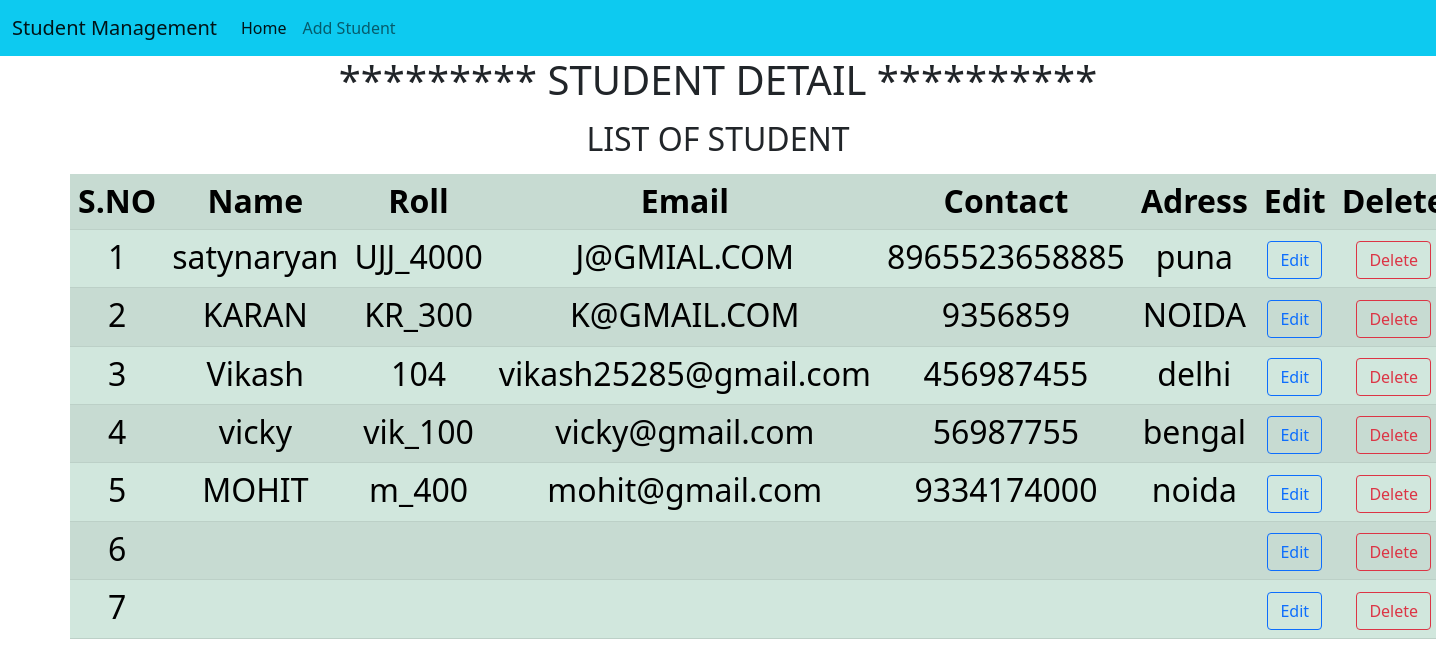
The page / on the database its author committed.
### std/models.py (models this page shows, shortened)
class Student(models.Model):
     m_roll=models.CharField(max_length=150,null=False)
     m_name=models.CharField(max_length=150)
     m_email=models.CharField(max_length=150)
     m_adress=models.CharField(max_length=150)
     m_phone=models.CharField(max_length=150)

### std/views.py (the view)
# urls.py: 2. Add a URL to urlpatterns:  path('', views.home, name='home')
def home(request):
    h_obj=Student.objects.all()
    return render(request,'index.html',{'h_obj1':h_obj})

### std/Templates/index.html (shortened to what this page needs)
{% extends 'base.html'%}
{% block main_content %}
 <h1 class="text-center">*********   STUDENT DETAIL    **********    <h1>
 <h2 class="text-center my-3"> LIST OF STUDENT  <h2>
 <div class="container my-3">
   <table class="table table-success table-striped">
        <tr class ="text-center">
              <th> S.NO</th>
              <th> Name</th>
              <th> Roll</th>
              <th> Email</th>
              <th> Contact</th>
              <th> Adress </th>
              <th> Edit</th>
              <th> Delete</th>
        </tr>
        {% for i  in h_obj1 %}
       <tr class="text-center">
                               <td>{{forloop.counter}} </td>
                               <td>{{i.m_name}} </td>
                               <td>{{i.m_roll}} </td>
                               <td>{{i.m_email}} </td>
                               <td>{{i.m_phone}}</td>
                               <td>{{i.m_adress}}</td>
                               <td><a type="button" href="/update/{{i.id}}" class="btn btn-outline-primary">Edit</a></td>
                               <td><a type="button" href="/delete/{{i.id}}" class="btn btn-outline-danger">Delete</a></td>
        </tr>
     {% endfor %}
    </table>
 </div>
{% endblock main_content %}

### std/Templates/base.html (shortened to what this page needs)
<!doctype html>
<html lang="en">
  <head>
    <link href="https://cdn.jsdelivr.net/npm/bootstrap@5.0.2/dist/css/bootstrap.min.css" rel="stylesheet">
    <link href="https://cdn.jsdelivr.net/npm/bootstrap@5.0.2/dist/css/bootstrap.min.css" rel="stylesheet">
  </head>
  <body>
  <nav class="navbar navbar-expand-lg navbar-light bg-info">
  <div class="container-fluid">
    <a class="navbar-brand" href="{% url 'home' %}">Student Management</a>
    <div class="collapse navbar-collapse" id="navbarSupportedContent">
      <ul class="navbar-nav me-auto mb-2 mb-lg-0">
        <li class="nav-item">
          <a href="{% url 'home' %}"class="nav-link active" aria-current="page" >Home</a>
        </li>
        <li class="nav-item">
          <a class="nav-link" href="add_stu">Add Student</a>
        </li>
    </div>
  </div>
</nav>
    {% block main_content %} {% endblock main_content %}
  </body>
</html>

### rows shown on the page
Student: m_name "satynaryan", m_roll "UJJ_4000", m_email "J@GMIAL.COM", m_phone "8965523658885", m_adress "puna"
Student: m_name "KARAN", m_roll "KR_300", m_email "K@GMAIL.COM", m_phone "9356859", m_adress "NOIDA"
Student: m_name "Vikash", m_roll "104", m_email "vikash25285@gmail.com", m_phone "456987455", m_adress "delhi"
Student: m_name "vicky", m_roll "vik_100", m_email "vicky@gmail.com", m_phone "56987755", m_adress "bengal"
Student: m_name "MOHIT", m_roll "m_400", m_email "mohit@gmail.com", m_phone "9334174000", m_adress "noida"
